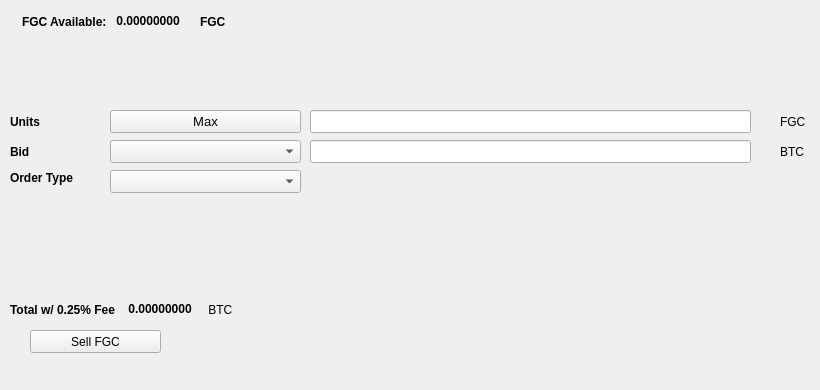
   <widget class="QWidget" name="SellTab">
    <attribute name="title">
     <string>Sell</string>
    </attribute>
    <widget class="QLabel" name="label_16">
     <property name="geometry">
      <rect>
       <x>780</x>
       <y>140</y>
       <width>31</width>
       <height>23</height>
      </rect>
     </property>
     <property name="text">
      <string>BTC</string>
     </property>
    </widget>
    <widget class="QComboBox" name="SellBidcomboBox">
     <property name="geometry">
      <rect>
       <x>110</x>
       <y>140</y>
       <width>191</width>
       <height>23</height>
      </rect>
     </property>
     <property name="font">
      <font>
       <pointsize>10</pointsize>
      </font>
     </property>
    </widget>
    <widget class="QLabel" name="label_18">
     <property name="geometry">
      <rect>
       <x>10</x>
       <y>110</y>
       <width>46</width>
       <height>23</height>
      </rect>
     </property>
     <property name="font">
      <font>
       <weight>75</weight>
       <bold>true</bold>
      </font>
     </property>
     <property name="text">
      <string>Units</string>
     </property>
    </widget>
    <widget class="QPushButton" name="Sell_Max_Amount">
     <property name="geometry">
      <rect>
       <x>110</x>
       <y>110</y>
       <width>191</width>
       <height>23</height>
      </rect>
     </property>
     <property name="font">
      <font>
       <pointsize>10</pointsize>
      </font>
     </property>
     <property name="text">
      <string>Max</string>
     </property>
    </widget>
    <widget class="QLabel" name="label_20">
     <property name="geometry">
      <rect>
       <x>10</x>
       <y>170</y>
       <width>91</width>
       <height>16</height>
      </rect>
     </property>
     <property name="font">
      <font>
       <weight>75</weight>
       <bold>true</bold>
      </font>
     </property>
     <property name="text">
      <string>Order Type</string>
     </property>
    </widget>
    <widget class="QComboBox" name="SellOrdertypeCombo">
     <property name="geometry">
      <rect>
       <x>110</x>
       <y>170</y>
       <width>191</width>
       <height>23</height>
      </rect>
     </property>
     <property name="font">
      <font>
       <pointsize>10</pointsize>
      </font>
     </property>
    </widget>
    <widget class="QLabel" name="label_21">
     <property name="geometry">
      <rect>
       <x>10</x>
       <y>140</y>
       <width>46</width>
       <height>23</height>
      </rect>
     </property>
     <property name="font">
      <font>
       <weight>75</weight>
       <bold>true</bold>
      </font>
     </property>
     <property name="text">
      <string>Bid</string>
     </property>
    </widget>
    <widget class="QLabel" name="label_22">
     <property name="geometry">
      <rect>
       <x>780</x>
       <y>110</y>
       <width>31</width>
       <height>23</height>
      </rect>
     </property>
     <property name="text">
      <string>FGC</string>
     </property>
    </widget>
    <widget class="QLineEdit" name="UnitsInputFGC">
     <property name="geometry">
      <rect>
       <x>310</x>
       <y>110</y>
       <width>441</width>
       <height>23</height>
      </rect>
     </property>
     <property name="font">
      <font>
       <pointsize>9</pointsize>
       <weight>75</weight>
       <bold>true</bold>
      </font>
     </property>
    </widget>
    <widget class="QLineEdit" name="SellBidPriceEdit">
     <property name="geometry">
      <rect>
       <x>310</x>
       <y>140</y>
       <width>441</width>
       <height>23</height>
      </rect>
     </property>
     <property name="font">
      <font>
       <pointsize>9</pointsize>
       <weight>75</weight>
       <bold>true</bold>
      </font>
     </property>
    </widget>
    <widget class="QPushButton" name="SellFGCBTN">
     <property name="geometry">
      <rect>
       <x>30</x>
       <y>330</y>
       <width>131</width>
       <height>23</height>
      </rect>
     </property>
     <property name="text">
      <string>Sell FGC</string>
     </property>
     <property name="icon">
      <iconset resource="../fantasygold">
       <normaloff>:/icons/bitcoin</normaloff>:/icons/bitcoin</iconset>
     </property>
    </widget>
    <widget class="QWidget" name="layoutWidget3">
     <property name="geometry">
      <rect>
       <x>22</x>
       <y>12</y>
       <width>258</width>
       <height>19</height>
      </rect>
     </property>
     <layout class="QHBoxLayout" name="horizontalLayout">
      <item>
       <widget class="QLabel" name="label232_2">
        <property name="font">
         <font>
          <weight>75</weight>
          <bold>true</bold>
         </font>
        </property>
        <property name="text">
         <string>FGC Available:</string>
        </property>
       </widget>
      </item>
      <item>
       <widget class="QLabel" name="FGCAvailableLabel">
        <property name="palette">
         <palette>
          <active>
           <colorrole role="WindowText">
            <brush brushstyle="SolidPattern">
             <color alpha="255">
              <red>0</red>
              <green>0</green>
              <blue>0</blue>
             </color>
            </brush>
           </colorrole>
           <colorrole role="Button">
            <brush brushstyle="SolidPattern">
             <color alpha="255">
              <red>0</red>
              <green>170</green>
              <blue>0</blue>
             </color>
            </brush>
           </colorrole>
           <colorrole role="Light">
            <brush brushstyle="SolidPattern">
             <color alpha="255">
              <red>0</red>
              <green>255</green>
              <blue>0</blue>
             </color>
            </brush>
           </colorrole>
           <colorrole role="Midlight">
            <brush brushstyle="SolidPattern">
             <color alpha="255">
              <red>0</red>
              <green>212</green>
              <blue>0</blue>
             </color>
            </brush>
           </colorrole>
           <colorrole role="Dark">
            <brush brushstyle="SolidPattern">
             <color alpha="255">
              <red>0</red>
              <green>85</green>
              <blue>0</blue>
             </color>
            </brush>
           </colorrole>
           <colorrole role="Mid">
            <brush brushstyle="SolidPattern">
             <color alpha="255">
              <red>0</red>
              <green>113</green>
              <blue>0</blue>
             </color>
            </brush>
           </colorrole>
           <colorrole role="Text">
            <brush brushstyle="SolidPattern">
             <color alpha="255">
              <red>0</red>
              <green>170</green>
              <blue>0</blue>
             </color>
            </brush>
           </colorrole>
           <colorrole role="BrightText">
            <brush brushstyle="SolidPattern">
             <color alpha="255">
              <red>255</red>
              <green>255</green>
              <blue>255</blue>
             </color>
            </brush>
           </colorrole>
           <colorrole role="ButtonText">
            <brush brushstyle="SolidPattern">
             <color alpha="255">
              <red>0</red>
              <green>0</green>
              <blue>0</blue>
             </color>
            </brush>
           </colorrole>
           <colorrole role="Base">
            <brush brushstyle="SolidPattern">
             <color alpha="255">
              <red>255</red>
              <green>255</green>
              <blue>255</blue>
             </color>
            </brush>
           </colorrole>
           <colorrole role="Window">
            <brush brushstyle="SolidPattern">
             <color alpha="255">
              <red>0</red>
              <green>170</green>
              <blue>0</blue>
             </color>
            </brush>
           </colorrole>
           <colorrole role="Shadow">
            <brush brushstyle="SolidPattern">
             <color alpha="255">
              <red>0</red>
              <green>0</green>
              <blue>0</blue>
             </color>
            </brush>
           </colorrole>
           <colorrole role="AlternateBase">
            <brush brushstyle="SolidPattern">
             <color alpha="255">
              <red>127</red>
              <green>212</green>
              <blue>127</blue>
             </color>
            </brush>
           </colorrole>
           <colorrole role="ToolTipBase">
            <brush brushstyle="SolidPattern">
             <color alpha="255">
              <red>255</red>
              <green>255</green>
              <blue>220</blue>
             </color>
            </brush>
           </colorrole>
           <colorrole role="ToolTipText">
            <brush brushstyle="SolidPattern">
             <color alpha="255">
              <red>0</red>
              <green>0</green>
              <blue>0</blue>
             </color>
            </brush>
           </colorrole>
          </active>
          <inactive>
           <colorrole role="WindowText">
            <brush brushstyle="SolidPattern">
             <color alpha="255">
              <red>0</red>
              <green>0</green>
              <blue>0</blue>
             </color>
            </brush>
           </colorrole>
           <colorrole role="Button">
            <brush brushstyle="SolidPattern">
             <color alpha="255">
              <red>0</red>
              <green>170</green>
              <blue>0</blue>
             </color>
            </brush>
           </colorrole>
           <colorrole role="Light">
            <brush brushstyle="SolidPattern">
             <color alpha="255">
              <red>0</red>
              <green>255</green>
              <blue>0</blue>
             </color>
            </brush>
           </colorrole>
           <colorrole role="Midlight">
            <brush brushstyle="SolidPattern">
             <color alpha="255">
              <red>0</red>
              <green>212</green>
              <blue>0</blue>
             </color>
            </brush>
           </colorrole>
           <colorrole role="Dark">
            <brush brushstyle="SolidPattern">
             <color alpha="255">
              <red>0</red>
              <green>85</green>
              <blue>0</blue>
             </color>
            </brush>
           </colorrole>
           <colorrole role="Mid">
            <brush brushstyle="SolidPattern">
             <color alpha="255">
              <red>0</red>
              <green>113</green>
              <blue>0</blue>
             </color>
            </brush>
           </colorrole>
           <colorrole role="Text">
            <brush brushstyle="SolidPattern">
             <color alpha="255">
              <red>0</red>
              <green>170</green>
              <blue>0</blue>
             </color>
            </brush>
           </colorrole>
           <colorrole role="BrightText">
            <brush brushstyle="SolidPattern">
             <color alpha="255">
              <red>255</red>
              <green>255</green>
              <blue>255</blue>
             </color>
            </brush>
           </colorrole>
           <colorrole role="ButtonText">
            <brush brushstyle="SolidPattern">
             <color alpha="255">
              <red>0</red>
              <green>0</green>
              <blue>0</blue>
             </color>
            </brush>
           </colorrole>
           <colorrole role="Base">
            <brush brushstyle="SolidPattern">
             <color alpha="255">
              <red>255</red>
              <green>255</green>
              <blue>255</blue>
             </color>
            </brush>
           </colorrole>
           <colorrole role="Window">
            <brush brushstyle="SolidPattern">
             <color alpha="255">
              <red>0</red>
              <green>170</green>
              <blue>0</blue>
             </color>
            </brush>
           </colorrole>
           <colorrole role="Shadow">
            <brush brushstyle="SolidPattern">
             <color alpha="255">
              <red>0</red>
              <green>0</green>
              <blue>0</blue>
             </color>
            </brush>
           </colorrole>
           <colorrole role="AlternateBase">
            <brush brushstyle="SolidPattern">
             <color alpha="255">
              <red>127</red>
              <green>212</green>
              <blue>127</blue>
             </color>
            </brush>
           </colorrole>
           <colorrole role="ToolTipBase">
            <brush brushstyle="SolidPattern">
             <color alpha="255">
              <red>255</red>
              <green>255</green>
              <blue>220</blue>
             </color>
            </brush>
           </colorrole>
           <colorrole role="ToolTipText">
            <brush brushstyle="SolidPattern">
             <color alpha="255">
              <red>0</red>
              <green>0</green>
              <blue>0</blue>
             </color>
            </brush>
           </colorrole>
          </inactive>
          <disabled>
           <colorrole role="WindowText">
            <brush brushstyle="SolidPattern">
             <color alpha="255">
              <red>0</red>
              <green>85</green>
              <blue>0</blue>
             </color>
            </brush>
           </colorrole>
           <colorrole role="Button">
            <brush brushstyle="SolidPattern">
             <color alpha="255">
              <red>0</red>
              <green>170</green>
              <blue>0</blue>
             </color>
            </brush>
           </colorrole>
           <colorrole role="Light">
            <brush brushstyle="SolidPattern">
             <color alpha="255">
              <red>0</red>
              <green>255</green>
              <blue>0</blue>
             </color>
            </brush>
           </colorrole>
           <colorrole role="Midlight">
            <brush brushstyle="SolidPattern">
             <color alpha="255">
              <red>0</red>
              <green>212</green>
              <blue>0</blue>
             </color>
            </brush>
           </colorrole>
           <colorrole role="Dark">
            <brush brushstyle="SolidPattern">
             <color alpha="255">
              <red>0</red>
              <green>85</green>
              <blue>0</blue>
             </color>
            </brush>
           </colorrole>
           <colorrole role="Mid">
            <brush brushstyle="SolidPattern">
             <color alpha="255">
              <red>0</red>
              <green>113</green>
              <blue>0</blue>
             </color>
            </brush>
           </colorrole>
           <colorrole role="Text">
            <brush brushstyle="SolidPattern">
             <color alpha="255">
              <red>0</red>
              <green>85</green>
              <blue>0</blue>
             </color>
            </brush>
           </colorrole>
           <colorrole role="BrightText">
            <brush brushstyle="SolidPattern">
             <color alpha="255">
              <red>255</red>
              <green>255</green>
              <blue>255</blue>
             </color>
            </brush>
           </colorrole>
           <colorrole role="ButtonText">
            <brush brushstyle="SolidPattern">
             <color alpha="255">
              <red>0</red>
              <green>85</green>
              <blue>0</blue>
             </color>
            </brush>
           </colorrole>
           <colorrole role="Base">
            <brush brushstyle="SolidPattern">
             <color alpha="255">
              <red>0</red>
              <green>170</green>
              <blue>0</blue>
             </color>
            </brush>
           </colorrole>
           <colorrole role="Window">
            <brush brushstyle="SolidPattern">
             <color alpha="255">
              <red>0</red>
              <green>170</green>
              <blue>0</blue>
             </color>
            </brush>
           </colorrole>
           <colorrole role="Shadow">
            <brush brushstyle="SolidPattern">
             <color alpha="255">
              <red>0</red>
              <green>0</green>
              <blue>0</blue>
             </color>
            </brush>
           </colorrole>
           <colorrole role="AlternateBase">
            <brush brushstyle="SolidPattern">
             <color alpha="255">
              <red>0</red>
              <green>170</green>
              <blue>0</blue>
             </color>
            </brush>
           </colorrole>
           <colorrole role="ToolTipBase">
            <brush brushstyle="SolidPattern">
             <color alpha="255">
              <red>255</red>
              <green>255</green>
              <blue>220</blue>
             </color>
            </brush>
           </colorrole>
           <colorrole role="ToolTipText">
            <brush brushstyle="SolidPattern">
             <color alpha="255">
              <red>0</red>
              <green>0</green>
              <blue>0</blue>
             </color>
            </brush>
           </colorrole>
          </disabled>
         </palette>
        </property>
        <property name="font">
         <font>
          <weight>75</weight>
          <bold>true</bold>
         </font>
        </property>
        <property name="text">
         <string> 0.00000000 </string>
        </property>
        <property name="textInteractionFlags">
         <set>Qt::LinksAccessibleByMouse|Qt::TextSelectableByKeyboard|Qt::TextSelectableByMouse</set>
        </property>
       </widget>
      </item>
      <item>
       <widget class="QLabel" name="labelFGC">
        <property name="font">
         <font>
          <weight>75</weight>
          <bold>true</bold>
         </font>
        </property>
        <property name="text">
         <string>FGC</string>
        </property>
       </widget>
      </item>
     </layout>
    </widget>
    <widget class="QWidget" name="layoutWidget">
     <property name="geometry">
      <rect>
       <x>10</x>
       <y>300</y>
       <width>268</width>
       <height>19</height>
      </rect>
     </property>
     <layout class="QHBoxLayout" name="horizontalLayout_2">
      <item>
       <widget class="QLabel" name="label_19">
        <property name="font">
         <font>
          <weight>75</weight>
          <bold>true</bold>
         </font>
        </property>
        <property name="text">
         <string>Total w/ 0.25% Fee </string>
        </property>
       </widget>
      </item>
      <item>
       <widget class="QLabel" name="SellCostLabel">
        <property name="palette">
         <palette>
          <active>
           <colorrole role="WindowText">
            <brush brushstyle="SolidPattern">
             <color alpha="255">
              <red>0</red>
              <green>0</green>
              <blue>0</blue>
             </color>
            </brush>
           </colorrole>
           <colorrole role="Button">
            <brush brushstyle="SolidPattern">
             <color alpha="255">
              <red>0</red>
              <green>170</green>
              <blue>0</blue>
             </color>
            </brush>
           </colorrole>
           <colorrole role="Light">
            <brush brushstyle="SolidPattern">
             <color alpha="255">
              <red>0</red>
              <green>255</green>
              <blue>0</blue>
             </color>
            </brush>
           </colorrole>
           <colorrole role="Midlight">
            <brush brushstyle="SolidPattern">
             <color alpha="255">
              <red>0</red>
              <green>212</green>
              <blue>0</blue>
             </color>
            </brush>
           </colorrole>
           <colorrole role="Dark">
            <brush brushstyle="SolidPattern">
             <color alpha="255">
              <red>0</red>
              <green>85</green>
              <blue>0</blue>
             </color>
            </brush>
           </colorrole>
           <colorrole role="Mid">
            <brush brushstyle="SolidPattern">
             <color alpha="255">
              <red>0</red>
              <green>113</green>
              <blue>0</blue>
             </color>
            </brush>
           </colorrole>
           <colorrole role="Text">
            <brush brushstyle="SolidPattern">
             <color alpha="255">
              <red>0</red>
              <green>170</green>
              <blue>0</blue>
             </color>
            </brush>
           </colorrole>
           <colorrole role="BrightText">
            <brush brushstyle="SolidPattern">
             <color alpha="255">
              <red>255</red>
              <green>255</green>
              <blue>255</blue>
             </color>
            </brush>
           </colorrole>
           <colorrole role="ButtonText">
            <brush brushstyle="SolidPattern">
             <color alpha="255">
              <red>0</red>
              <green>0</green>
              <blue>0</blue>
             </color>
            </brush>
           </colorrole>
           <colorrole role="Base">
            <brush brushstyle="SolidPattern">
             <color alpha="255">
              <red>255</red>
              <green>255</green>
              <blue>255</blue>
             </color>
            </brush>
           </colorrole>
           <colorrole role="Window">
            <brush brushstyle="SolidPattern">
             <color alpha="255">
              <red>0</red>
              <green>170</green>
              <blue>0</blue>
             </color>
            </brush>
           </colorrole>
           <colorrole role="Shadow">
            <brush brushstyle="SolidPattern">
             <color alpha="255">
              <red>0</red>
              <green>0</green>
              <blue>0</blue>
             </color>
            </brush>
           </colorrole>
           <colorrole role="AlternateBase">
            <brush brushstyle="SolidPattern">
             <color alpha="255">
              <red>127</red>
              <green>212</green>
              <blue>127</blue>
             </color>
            </brush>
           </colorrole>
           <colorrole role="ToolTipBase">
            <brush brushstyle="SolidPattern">
             <color alpha="255">
              <red>255</red>
              <green>255</green>
              <blue>220</blue>
             </color>
            </brush>
           </colorrole>
           <colorrole role="ToolTipText">
            <brush brushstyle="SolidPattern">
             <color alpha="255">
              <red>0</red>
              <green>0</green>
              <blue>0</blue>
             </color>
            </brush>
           </colorrole>
          </active>
          <inactive>
           <colorrole role="WindowText">
            <brush brushstyle="SolidPattern">
             <color alpha="255">
              <red>0</red>
              <green>0</green>
              <blue>0</blue>
             </color>
            </brush>
           </colorrole>
           <colorrole role="Button">
            <brush brushstyle="SolidPattern">
             <color alpha="255">
              <red>0</red>
              <green>170</green>
              <blue>0</blue>
             </color>
            </brush>
           </colorrole>
           <colorrole role="Light">
            <brush brushstyle="SolidPattern">
             <color alpha="255">
              <red>0</red>
              <green>255</green>
              <blue>0</blue>
             </color>
            </brush>
           </colorrole>
           <colorrole role="Midlight">
            <brush brushstyle="SolidPattern">
             <color alpha="255">
              <red>0</red>
              <green>212</green>
              <blue>0</blue>
             </color>
            </brush>
           </colorrole>
           <colorrole role="Dark">
            <brush brushstyle="SolidPattern">
             <color alpha="255">
              <red>0</red>
              <green>85</green>
              <blue>0</blue>
             </color>
            </brush>
           </colorrole>
           <colorrole role="Mid">
            <brush brushstyle="SolidPattern">
             <color alpha="255">
              <red>0</red>
              <green>113</green>
              <blue>0</blue>
             </color>
            </brush>
           </colorrole>
           <colorrole role="Text">
            <brush brushstyle="SolidPattern">
             <color alpha="255">
              <red>0</red>
              <green>170</green>
              <blue>0</blue>
             </color>
            </brush>
           </colorrole>
           <colorrole role="BrightText">
            <brush brushstyle="SolidPattern">
             <color alpha="255">
              <red>255</red>
              <green>255</green>
              <blue>255</blue>
             </color>
            </brush>
           </colorrole>
           <colorrole role="ButtonText">
            <brush brushstyle="SolidPattern">
             <color alpha="255">
              <red>0</red>
              <green>0</green>
              <blue>0</blue>
             </color>
            </brush>
           </colorrole>
           <colorrole role="Base">
            <brush brushstyle="SolidPattern">
             <color alpha="255">
              <red>255</red>
              <green>255</green>
              <blue>255</blue>
             </color>
            </brush>
           </colorrole>
           <colorrole role="Window">
            <brush brushstyle="SolidPattern">
             <color alpha="255">
              <red>0</red>
              <green>170</green>
              <blue>0</blue>
             </color>
            </brush>
           </colorrole>
           <colorrole role="Shadow">
            <brush brushstyle="SolidPattern">
             <color alpha="255">
              <red>0</red>
              <green>0</green>
              <blue>0</blue>
             </color>
            </brush>
           </colorrole>
           <colorrole role="AlternateBase">
            <brush brushstyle="SolidPattern">
             <color alpha="255">
              <red>127</red>
              <green>212</green>
              <blue>127</blue>
             </color>
            </brush>
           </colorrole>
           <colorrole role="ToolTipBase">
            <brush brushstyle="SolidPattern">
             <color alpha="255">
              <red>255</red>
              <green>255</green>
              <blue>220</blue>
             </color>
            </brush>
           </colorrole>
           <colorrole role="ToolTipText">
            <brush brushstyle="SolidPattern">
             <color alpha="255">
              <red>0</red>
              <green>0</green>
              <blue>0</blue>
             </color>
            </brush>
           </colorrole>
          </inactive>
          <disabled>
           <colorrole role="WindowText">
            <brush brushstyle="SolidPattern">
             <color alpha="255">
              <red>0</red>
              <green>85</green>
              <blue>0</blue>
             </color>
            </brush>
           </colorrole>
           <colorrole role="Button">
            <brush brushstyle="SolidPattern">
             <color alpha="255">
              <red>0</red>
              <green>170</green>
              <blue>0</blue>
             </color>
            </brush>
           </colorrole>
           <colorrole role="Light">
            <brush brushstyle="SolidPattern">
             <color alpha="255">
              <red>0</red>
              <green>255</green>
              <blue>0</blue>
             </color>
            </brush>
           </colorrole>
           <colorrole role="Midlight">
            <brush brushstyle="SolidPattern">
             <color alpha="255">
              <red>0</red>
              <green>212</green>
              <blue>0</blue>
             </color>
            </brush>
           </colorrole>
           <colorrole role="Dark">
            <brush brushstyle="SolidPattern">
             <color alpha="255">
              <red>0</red>
              <green>85</green>
              <blue>0</blue>
             </color>
            </brush>
           </colorrole>
           <colorrole role="Mid">
            <brush brushstyle="SolidPattern">
             <color alpha="255">
              <red>0</red>
              <green>113</green>
              <blue>0</blue>
             </color>
            </brush>
           </colorrole>
           <colorrole role="Text">
            <brush brushstyle="SolidPattern">
             <color alpha="255">
              <red>0</red>
              <green>85</green>
              <blue>0</blue>
             </color>
            </brush>
           </colorrole>
           <colorrole role="BrightText">
            <brush brushstyle="SolidPattern">
             <color alpha="255">
              <red>255</red>
              <green>255</green>
              <blue>255</blue>
             </color>
            </brush>
           </colorrole>
           <colorrole role="ButtonText">
            <brush brushstyle="SolidPattern">
             <color alpha="255">
              <red>0</red>
              <green>85</green>
              <blue>0</blue>
             </color>
            </brush>
           </colorrole>
           <colorrole role="Base">
            <brush brushstyle="SolidPattern">
             <color alpha="255">
              <red>0</red>
              <green>170</green>
              <blue>0</blue>
             </color>
            </brush>
           </colorrole>
           <colorrole role="Window">
            <brush brushstyle="SolidPattern">
             <color alpha="255">
              <red>0</red>
              <green>170</green>
              <blue>0</blue>
             </color>
            </brush>
           </colorrole>
           <colorrole role="Shadow">
            <brush brushstyle="SolidPattern">
             <color alpha="255">
              <red>0</red>
              <green>0</green>
              <blue>0</blue>
             </color>
            </brush>
           </colorrole>
           <colorrole role="AlternateBase">
            <brush brushstyle="SolidPattern">
             <color alpha="255">
              <red>0</red>
              <green>170</green>
              <blue>0</blue>
             </color>
            </brush>
           </colorrole>
           <colorrole role="ToolTipBase">
            <brush brushstyle="SolidPattern">
             <color alpha="255">
              <red>255</red>
              <green>255</green>
              <blue>220</blue>
             </color>
            </brush>
           </colorrole>
           <colorrole role="ToolTipText">
            <brush brushstyle="SolidPattern">
             <color alpha="255">
              <red>0</red>
              <green>0</green>
              <blue>0</blue>
             </color>
            </brush>
           </colorrole>
          </disabled>
         </palette>
        </property>
        <property name="font">
         <font>
          <weight>75</weight>
          <bold>true</bold>
         </font>
        </property>
        <property name="autoFillBackground">
         <bool>false</bool>
        </property>
        <property name="text">
         <string> 0.00000000</string>
        </property>
        <property name="textInteractionFlags">
         <set>Qt::LinksAccessibleByMouse|Qt::TextSelectableByMouse</set>
        </property>
       </widget>
      </item>
      <item>
       <widget class="QLabel" name="label_17">
        <property name="font">
         <font>
          <weight>50</weight>
          <bold>false</bold>
         </font>
        </property>
        <property name="text">
         <string> BTC</string>
        </property>
       </widget>
      </item>
     </layout>
    </widget>
    <widget class="QLabel" name="label_23">
     <property name="geometry">
      <rect>
       <x>460</x>
       <y>300</y>
       <width>281</width>
       <height>81</height>
      </rect>
     </property>
     <property name="text">
      <string/>
     </property>
     <property name="pixmap">
      <pixmap>:/images/bittrex</pixmap>
     </property>
    </widget>
   </widget>
